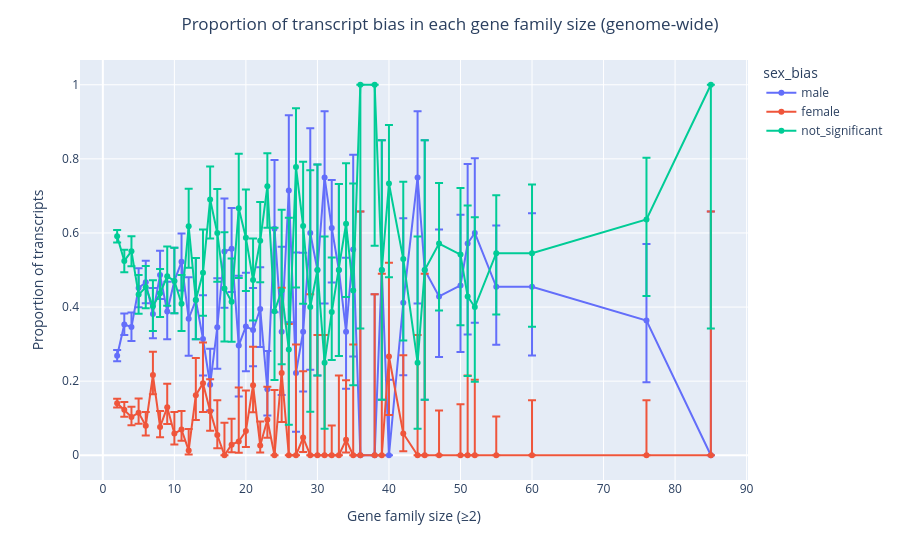

Notebook code cell kept with this figure:
### Markdown cell above
Plot with plotly

### Code cell
'''
SWITCH BACK TO hog_size_expressed to get the old plot back!
'''
fig2 = px.line(
    hog_bias_long,
    x="hog_size_genome",
    y="proportion",
    color="sex_bias",
    markers=True,
        hover_data={
        "transcript_count": True,
        "total": True,
        "proportion": ":.3f"
    }
)

for trace in fig2.data:
    bias_type = trace.name
    
    subset = hog_bias_long[hog_bias_long["sex_bias"] == bias_type]
    
    trace.error_y = dict(
        type="data",
        symmetric=False,
        array=subset["ci_upper"].values - subset["proportion"].values,
        arrayminus=subset["proportion"].values - subset["ci_lower"].values
    )

fig2.update_layout(
    title=dict(text="Proportion of transcript bias in each gene family size (genome-wide)", x=0.5, xanchor="center"),
    xaxis_title="Gene family size (≥2)",
    yaxis_title="Proportion of transcripts",
)
fig2.show()

### Figure 1 — Plotly figure (JSON) as saved in the notebook; plotly's stock layout.template omitted (floating-point values rounded to 4 significant figures)
{"data": [{"customdata": [[882, 3285], [369, 1045], [201, 581], [153, 339], [135, 289], [74, 194], [108, 222], [57, 147], [56, 119], [83, 159], [28, 76], [31, 74], [21, 67], [16, 84], [19, 55], [22, 40], [39, 70], [8, 27], [16, 46], [25, 74], [30, 76], [13, 73], [11, 18], [6, 18], [5, 7], [2, 9], [7, 21], [3, 5], [4, 8], [6, 8], [27, 44], [7, 14], [8, 24], [5, 9], [0, 2], [0, 5], [2, 4], [0, 15], [7, 17], [6, 8], [2, 4], [12, 28], [11, 24], [8, 14], [9, 15], [15, 33], [10, 22], [8, 22], [0, 2]], "error_y": {"array": [0.01542, 0.02947, 0.03958, 0.05322, 0.05758, 0.07003, 0.06542, 0.08067, 0.08919, 0.0762, 0.1123, 0.1137, 0.1186, 0.09676, 0.132, 0.1429, 0.1104, 0.1885, 0.1445, 0.1134, 0.1124, 0.1031, 0.1858, 0.2292, 0.2035, 0.3252, 0.2129, 0.2824, 0.2848, 0.1785, 0.1292, 0.232, 0.1996, 0.2557, 0.6576, 0.4345, 0.35, 0.2039, 0.2282, 0.1785, 0.35, 0.1807, 0.1909, 0.2148, 0.2018, 0.1656, 0.1989, 0.2069, 0.6576], "arrayminus": [0.01488, 0.02839, 0.03755, 0.05213, 0.05671, 0.06542, 0.06496, 0.07495, 0.08735, 0.07724, 0.09967, 0.1057, 0.09838, 0.06969, 0.1118, 0.1517, 0.1163, 0.1378, 0.121, 0.09737, 0.1023, 0.07095, 0.2249, 0.1705, 0.3554, 0.159, 0.1614, 0.3693, 0.2848, 0.3407, 0.1474, 0.232, 0.1536, 0.2889, 0.0, 0.0, 0.35, 0.0, 0.1957, 0.3407, 0.35, 0.1635, 0.1794, 0.2455, 0.2425, 0.1561, 0.1853, 0.1663, 0.0], "symmetric": false, "type": "data"}, "hovertemplate": "sex_bias=male<br>hog_size_genome=%{x}<br>proportion=%{y:.3f}<br>transcript_count=%{customdata[0]}<br>total=%{customdata[1]}<extra></extra>", "legendgroup": "male", "line": {"color": "#636efa", "dash": "solid"}, "marker": {"symbol": "circle"}, "mode": "lines+markers", "name": "male", "orientation": "v", "showlegend": true, "type": "scatter", "x": [2, 3, 4, 5, 6, 7, 8, 9, 10, 11, 12, 13, 14, 15, 16, 17, 18, 19, 20, 21, 22, 23, 24, 25, 26, 27, 28, 29, 30, 31, 32, 33, 34, 35, 36, 38, 39, 40, 42, 44, 45, 47, 50, 51, 52, 55, 60, 76, 85], "xaxis": "x", "y": [0.2685, 0.3531, 0.346, 0.4513, 0.4671, 0.3814, 0.4865, 0.3878, 0.4706, 0.522, 0.3684, 0.4189, 0.3134, 0.1905, 0.3455, 0.55, 0.5571, 0.2963, 0.3478, 0.3378, 0.3947, 0.1781, 0.6111, 0.3333, 0.7143, 0.2222, 0.3333, 0.6, 0.5, 0.75, 0.6136, 0.5, 0.3333, 0.5556, 0.0, 0.0, 0.5, 0.0, 0.4118, 0.75, 0.5, 0.4286, 0.4583, 0.5714, 0.6, 0.4545, 0.4545, 0.3636, 0.0], "yaxis": "y"}, {"customdata": [[461, 3285], [128, 1045], [60, 581], [39, 339], [23, 289], [42, 194], [17, 222], [19, 147], [7, 119], [11, 159], [1, 76], [12, 74], [13, 67], [10, 84], [3, 55], [0, 40], [2, 70], [1, 27], [3, 46], [14, 74], [2, 76], [7, 73], [0, 18], [4, 18], [0, 7], [0, 9], [1, 21], [0, 5], [0, 8], [0, 8], [0, 44], [0, 14], [1, 24], [0, 9], [0, 2], [0, 5], [0, 4], [4, 15], [1, 17], [0, 8], [0, 4], [0, 28], [0, 24], [0, 14], [0, 15], [0, 33], [0, 22], [0, 22], [0, 2]], "error_y": {"array": [0.0123, 0.02127, 0.02741, 0.03836, 0.037, 0.06316, 0.04262, 0.06381, 0.05763, 0.05044, 0.05768, 0.1002, 0.1102, 0.0864, 0.09399, 0.08762, 0.06975, 0.1458, 0.1098, 0.1037, 0.06465, 0.08907, 0.1759, 0.2299, 0.3543, 0.2992, 0.1791, 0.4345, 0.3244, 0.3244, 0.0803, 0.2153, 0.1608, 0.2992, 0.6576, 0.4345, 0.4899, 0.2528, 0.211, 0.3244, 0.4899, 0.1206, 0.138, 0.2153, 0.2039, 0.1043, 0.1487, 0.1487, 0.6576], "arrayminus": [0.01146, 0.01851, 0.02219, 0.02974, 0.02597, 0.05215, 0.02822, 0.04492, 0.03004, 0.03012, 0.01083, 0.06689, 0.07698, 0.05308, 0.03582, 0.0, 0.0207, 0.03047, 0.04279, 0.07301, 0.01907, 0.04866, 0.0, 0.1322, 0.0, 0.0, 0.03916, 0.0, 0.0, 0.0, -6.939e-18, 0.0, 0.03427, 0.0, 0.0, 0.0, 0.0, 0.1577, 0.04836, 0.0, 0.0, 0.0, 0.0, 0.0, 0.0, 0.0, -1.388e-17, -1.388e-17, 0.0], "symmetric": false, "type": "data"}, "hovertemplate": "sex_bias=female<br>hog_size_genome=%{x}<br>proportion=%{y:.3f}<br>transcript_count=%{customdata[0]}<br>total=%{customdata[1]}<extra></extra>", "legendgroup": "female", "line": {"color": "#EF553B", "dash": "solid"}, "marker": {"symbol": "circle"}, "mode": "lines+markers", "name": "female", "orientation": "v", "showlegend": true, "type": "scatter", "x": [2, 3, 4, 5, 6, 7, 8, 9, 10, 11, 12, 13, 14, 15, 16, 17, 18, 19, 20, 21, 22, 23, 24, 25, 26, 27, 28, 29, 30, 31, 32, 33, 34, 35, 36, 38, 39, 40, 42, 44, 45, 47, 50, 51, 52, 55, 60, 76, 85], "xaxis": "x", "y": [0.1403, 0.1225, 0.1033, 0.115, 0.07958, 0.2165, 0.07658, 0.1293, 0.05882, 0.06918, 0.01316, 0.1622, 0.194, 0.119, 0.05455, 0.0, 0.02857, 0.03704, 0.06522, 0.1892, 0.02632, 0.09589, 0.0, 0.2222, 0.0, 0.0, 0.04762, 0.0, 0.0, 0.0, 0.0, 0.0, 0.04167, 0.0, 0.0, 0.0, 0.0, 0.2667, 0.05882, 0.0, 0.0, 0.0, 0.0, 0.0, 0.0, 0.0, 0.0, 0.0, 0.0], "yaxis": "y"}, {"customdata": [[1942, 3285], [548, 1045], [320, 581], [147, 339], [131, 289], [78, 194], [97, 222], [71, 147], [56, 119], [65, 159], [47, 76], [31, 74], [33, 67], [58, 84], [33, 55], [18, 40], [29, 70], [18, 27], [27, 46], [35, 74], [44, 76], [53, 73], [7, 18], [8, 18], [2, 7], [7, 9], [13, 21], [2, 5], [4, 8], [2, 8], [17, 44], [7, 14], [15, 24], [4, 9], [2, 2], [5, 5], [2, 4], [11, 15], [9, 17], [2, 8], [2, 4], [16, 28], [13, 24], [6, 14], [6, 15], [18, 33], [12, 22], [14, 22], [2, 2]], "error_y": {"array": [0.0167, 0.03013, 0.03998, 0.05321, 0.05763, 0.07025, 0.06577, 0.08018, 0.08919, 0.07769, 0.101, 0.1137, 0.1168, 0.08871, 0.1188, 0.1517, 0.1169, 0.1469, 0.1302, 0.1123, 0.1046, 0.08906, 0.2249, 0.2184, 0.3554, 0.159, 0.1734, 0.3693, 0.2848, 0.3407, 0.1474, 0.232, 0.1634, 0.2889, 0.0, 0.0, 0.35, 0.1577, 0.2089, 0.3407, 0.35, 0.1635, 0.1794, 0.2455, 0.2425, 0.1561, 0.1853, 0.1663, 0.0], "arrayminus": [0.01691, 0.03031, 0.04065, 0.05172, 0.05641, 0.06645, 0.06363, 0.07932, 0.08735, 0.07339, 0.1124, 0.1057, 0.116, 0.1054, 0.1319, 0.1429, 0.108, 0.1884, 0.1436, 0.1096, 0.1122, 0.1117, 0.1858, 0.1989, 0.2035, 0.3252, 0.2103, 0.2824, 0.2848, 0.1785, 0.1292, 0.232, 0.1979, 0.2557, 0.6576, 0.4345, 0.35, 0.2528, 0.2198, 0.1785, 0.35, 0.1807, 0.1909, 0.2148, 0.2018, 0.1656, 0.1989, 0.2069, 0.6576], "symmetric": false, "type": "data"}, "hovertemplate": "sex_bias=not_significant<br>hog_size_genome=%{x}<br>proportion=%{y:.3f}<br>transcript_count=%{customdata[0]}<br>total=%{customdata[1]}<extra></extra>", "legendgroup": "not_significant", "line": {"color": "#00cc96", "dash": "solid"}, "marker": {"symbol": "circle"}, "mode": "lines+markers", "name": "not_significant", "orientation": "v", "showlegend": true, "type": "scatter", "x": [2, 3, 4, 5, 6, 7, 8, 9, 10, 11, 12, 13, 14, 15, 16, 17, 18, 19, 20, 21, 22, 23, 24, 25, 26, 27, 28, 29, 30, 31, 32, 33, 34, 35, 36, 38, 39, 40, 42, 44, 45, 47, 50, 51, 52, 55, 60, 76, 85], "xaxis": "x", "y": [0.5912, 0.5244, 0.5508, 0.4336, 0.4533, 0.4021, 0.4369, 0.483, 0.4706, 0.4088, 0.6184, 0.4189, 0.4925, 0.6905, 0.6, 0.45, 0.4143, 0.6667, 0.587, 0.473, 0.5789, 0.726, 0.3889, 0.4444, 0.2857, 0.7778, 0.619, 0.4, 0.5, 0.25, 0.3864, 0.5, 0.625, 0.4444, 1.0, 1.0, 0.5, 0.7333, 0.5294, 0.25, 0.5, 0.5714, 0.5417, 0.4286, 0.4, 0.5455, 0.5455, 0.6364, 1.0], "yaxis": "y"}], "layout": {"legend": {"title": {"text": "sex_bias"}, "tracegroupgap": 0}, "margin": {"t": 60}, "title": {"text": "Proportion of transcript bias in each gene family size (genome-wide)", "x": 0.5, "xanchor": "center"}, "xaxis": {"anchor": "y", "domain": [0, 1], "title": {"text": "Gene family size (≥2)"}}, "yaxis": {"anchor": "x", "domain": [0, 1], "title": {"text": "Proportion of transcripts"}}}}
